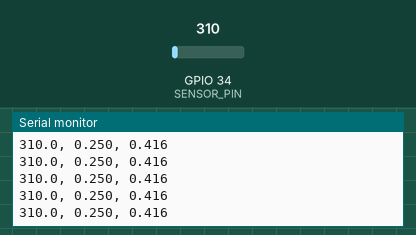
Recording of a sketch running on a simulated ESP32. Parts: the last lines printed to the serial monitor. The test bench sets the inputs (shaded band); at power-on: GPIO 34 (SENSOR_PIN) = 310.

Above: at 2.2 s.
2.3 s: GPIO 34 (SENSOR_PIN) set to 372
At 2.54 s:
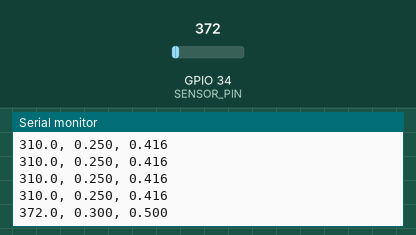
3.8 s: GPIO 34 (SENSOR_PIN) set to 434
At 3.89 s:
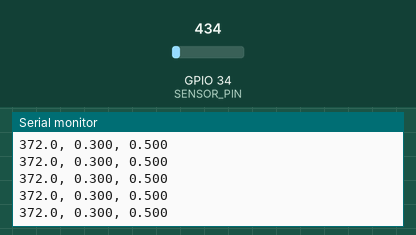
Timing chart, 0 to 6.8 s (numbered marks = the images above; inputs shaded):
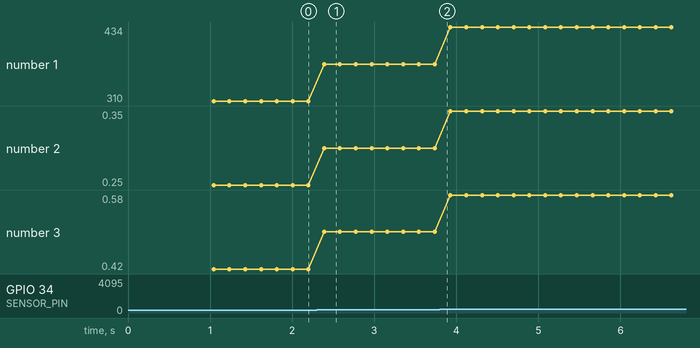

Measured:
- after the input at 2.3 s, the serial monitor: prints a new line after 0.09 s (image 1)
- plotted number 1: 310 → 372 after the input at 2.3 s, 372 → 434 after the input at 3.8 s
- plotted number 2: 0.25 → 0.3 after the input at 2.3 s, 0.3 → 0.35 after the input at 3.8 s
- plotted number 3: 0.42 → 0.5 after the input at 2.3 s, 0.5 → 0.58 after the input at 3.8 s

The sketch:

a1302_raw_sensor.ino
```cpp
// CP3 - A1302 Hall Effect Raw Sensor
// Reads the A1302 through the LM358 buffer + scaling divider, averages a
// batch of samples to knock down ADC jitter, then prints to serial.
//
// Signal chain: A1302 (5V) -> LM358 buffer (5V, unity gain) ->
//               10k/15k scaling divider -> ESP32 ADC (GPIO34)
//
// We undo the scaling divider in software below so the printed
// "lm358_output_volts" column reflects the actual op-amp output,
// not just whatever shows up at the ESP32 pin.

const int SENSOR_PIN = 34;       // GPIO34 (ADC1_CH6), input-only pin, good for analog
const float ADC_MAX = 4095.0;    // ESP32 ADC is 12-bit
const float ADC_VREF = 3.3;      // ESP32 ADC reference voltage
const float DIVIDER_RATIO = 0.6; // our 15k/(10k+15k) scaling divider
const int NUM_SAMPLES = 20;      // how many readings to average per print

void setup() {
  Serial.begin(115200);
  delay(1000);
  Serial.println("CP3 - A1302 Raw Sensor (Averaged)");
  Serial.println("raw_adc_avg, esp32_pin_volts, lm358_output_volts");
}

void loop() {
  // Average a batch of samples instead of trusting a single ADC read -
  // the ESP32 ADC is noisy enough on its own that single readings
  // jump around by 100+ counts even with the sensor sitting still.
  long sum = 0;
  for (int i = 0; i < NUM_SAMPLES; i++) {
    sum += analogRead(SENSOR_PIN);
    delay(2);
  }
  float avgADC = (float)sum / NUM_SAMPLES;

  float pinVoltage = (avgADC / ADC_MAX) * ADC_VREF;
  float lm358OutputVoltage = pinVoltage / DIVIDER_RATIO;

  Serial.print(avgADC, 1);
  Serial.print(", ");
  Serial.print(pinVoltage, 3);
  Serial.print(", ");
  Serial.println(lm358OutputVoltage, 3);

  delay(150);
}
```
